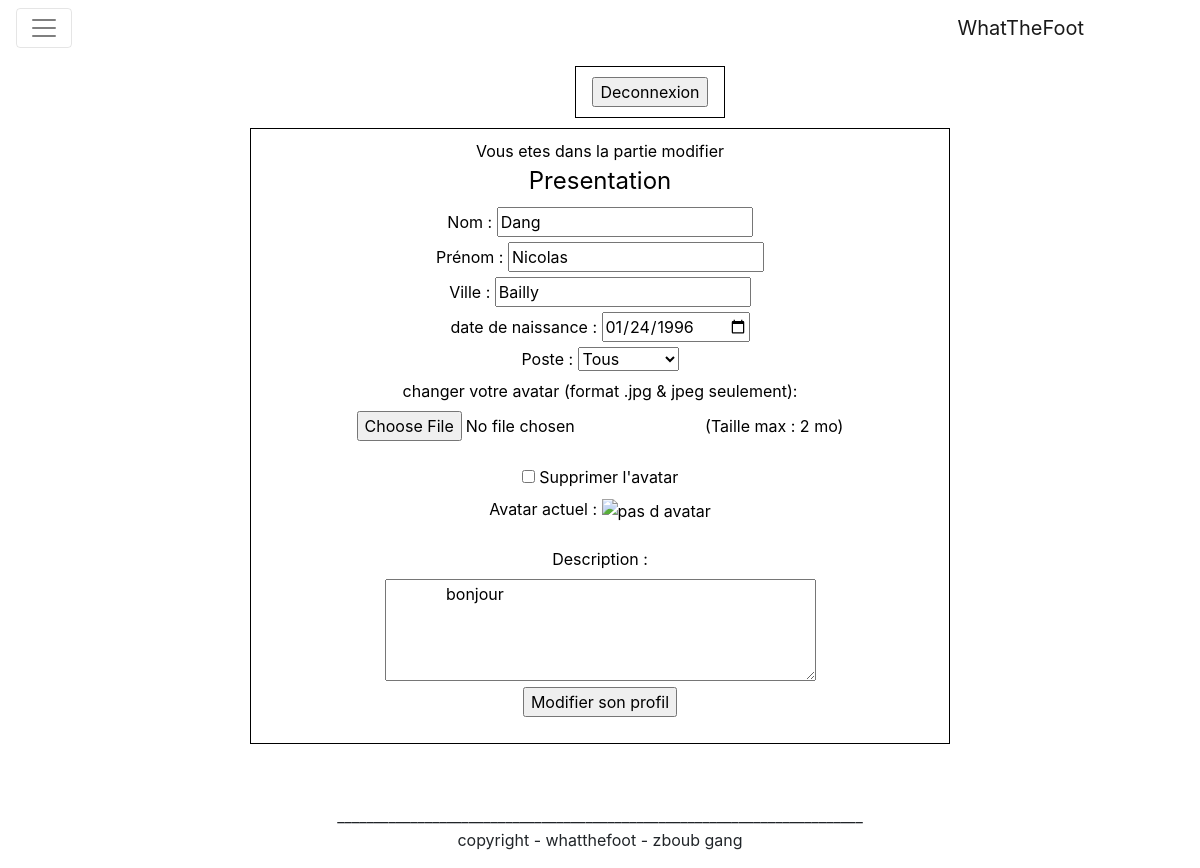
The app's page /pageProfil.php?pseudo=nemboy&action=modifier (signed in) with its own data.
### tables this page shows
CREATE TABLE IF NOT EXISTS `client` (
  `idClient` int(11) NOT NULL AUTO_INCREMENT,
  `Pseudo` varchar(45) NOT NULL,
  `mdp` varchar(45) NOT NULL,
  `mail` varchar(45) NOT NULL,
  `Nom` varchar(45) DEFAULT NULL,
  `Prenom` varchar(45) DEFAULT NULL,
  `Birth` date DEFAULT NULL,
  `Ville` varchar(45) DEFAULT NULL,
  `Rue` varchar(45) DEFAULT NULL,
  `Numero` int(45) DEFAULT NULL,
  `Avatar` varchar(45) DEFAULT NULL,
  `Poste` varchar(45) DEFAULT NULL,
  `Description` varchar(200) DEFAULT NULL,
  PRIMARY KEY (`idClient`)
);

### VUE/profil/profil_modifier.php (the view, shortened to what this page needs)
<?php
        echo "Vous etes dans la partie modifier";
          if(empty($_POST['sent']))
          {
            if(strcmp($_pseudo,$_SESSION['pseudo']) ==0 )
          {
            ?>
            <form  enctype="multipart/form-data" method="post" action="<?php echo "pageProfil.php?pseudo=" . $donnees['Pseudo'] ."&action=modifier" ?>"  >
              <fieldset><legend>Presentation</legend>
              <label for="nom">Nom :</label>
              <input type="text" name="Nom" id="Nom"
              value="<?php echo $donnees['Nom'] ?>"  /><br />
              <label for="prenom">Prénom :</label>
              <input type="text" name="prenom" id="prenom"
              value="<?php echo $donnees['Prenom'] ?>"  /><br />
              <label for="ville">Ville :</label>
              <input type="text" name="ville" id="ville"
              value="<?php echo $donnees['Ville'] ?>"  /><br />
              <label for="date de naissance">date de naissance :</label>
              <input type="date" name="birth" id="birth"
              value="<?php echo $donnees['Birth'] ?>"  /><br />
              <label for="poste">Poste :</label>
              <SELECT name="poste" value="<?php echo $donnees['Poste']?>" size="1">
              <OPTION>Tous </OPTION>
              </SELECT><br />
              <label for="avatar">changer votre avatar (format .jpg & jpeg seulement):<br /></label>
              <input type="file" name="avatar" id="avatar" />
              (Taille max : 2 mo)<br /><br />
              <label><input type="checkbox" name="delete" value="Delete" />
              Supprimer l'avatar</label><br />
              Avatar actuel :
              <img src="css/img/avatar/<?php echo $donnees['Avatar']?>"
              width="180px" height="130px" alt="pas d avatar" /><br /><br />
             <label for="descritption">Description :</label><br />
             <textarea cols="40" rows="4" name="description" id="description">
             <?php echo stripslashes($donnees['Description']) ?></textarea>
              <p>
              <input type="submit" value="Modifier son profil" />
              </p></form>
            <?php
          }
          else{
            echo " vous n'etes pas sur votre compte";
          }
          }
        ?>

### css/style.css (style rules this page uses)
body, html { height: 100%; margin: 0px; min-height: 100%; }

### records on screen
client: Nom "Dang", prenom "Nicolas", ville "Bailly", birth "01/24/1996", poste "Tous", description "bonjour"
